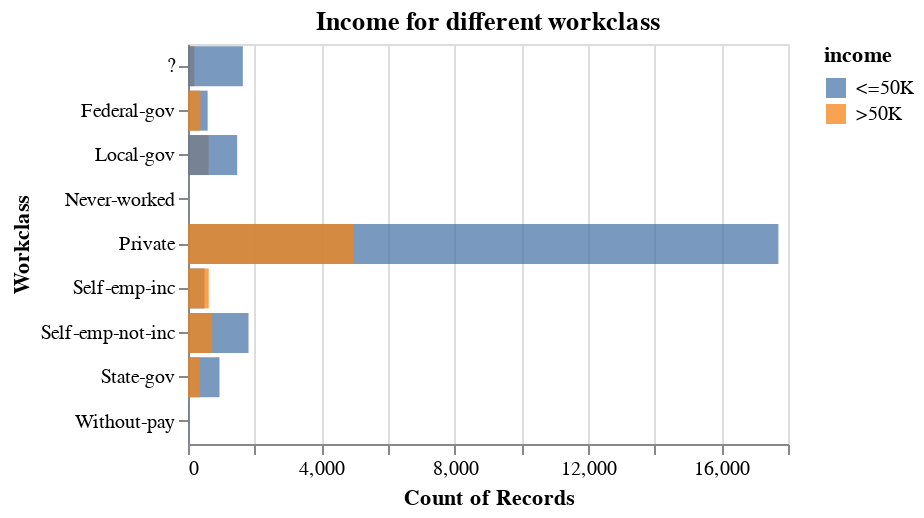

The notebook cell saved with this chart:
### Code cell
alt.Chart(data_adult, title = "Income for different workclass").mark_bar(opacity = 0.75).encode(
    alt.Y('workclass').title("Workclass"),
    alt.X('count()').stack(False),
    alt.Color('income')
).properties(
    height=200,
    width=300
)

### Figure 1 — Vega specification as saved in the notebook (floating-point values rounded to 4 significant figures)
{"$schema": "https://vega.github.io/schema/vega/v5.json", "data": [{"name": "source_0", "values": [{"__count": 945, "income": " <=50K", "workclass": " State-gov"}, {"__count": 1816, "income": " <=50K", "workclass": " Self-emp-not-inc"}, {"__count": 17712, "income": " <=50K", "workclass": " Private"}, {"__count": 724, "income": " >50K", "workclass": " Self-emp-not-inc"}, {"__count": 4961, "income": " >50K", "workclass": " Private"}, {"__count": 353, "income": " >50K", "workclass": " State-gov"}, {"__count": 589, "income": " <=50K", "workclass": " Federal-gov"}, {"__count": 617, "income": " >50K", "workclass": " Local-gov"}, {"__count": 191, "income": " >50K", "workclass": " ?"}, {"__count": 1476, "income": " <=50K", "workclass": " Local-gov"}, {"__count": 371, "income": " >50K", "workclass": " Federal-gov"}, {"__count": 494, "income": " <=50K", "workclass": " Self-emp-inc"}, {"__count": 1645, "income": " <=50K", "workclass": " ?"}, {"__count": 622, "income": " >50K", "workclass": " Self-emp-inc"}, {"__count": 14, "income": " <=50K", "workclass": " Without-pay"}, {"__count": 7, "income": " <=50K", "workclass": " Never-worked"}]}, {"name": "source_0_x_domain___count", "values": [{"min": 7, "max": 17712}]}, {"name": "source_0_y_domain_workclass", "values": [{"workclass": " State-gov"}, {"workclass": " Self-emp-not-inc"}, {"workclass": " Private"}, {"workclass": " Federal-gov"}, {"workclass": " Local-gov"}, {"workclass": " ?"}, {"workclass": " Self-emp-inc"}, {"workclass": " Without-pay"}, {"workclass": " Never-worked"}]}, {"name": "source_0_color_domain_income", "values": [{"income": " <=50K"}, {"income": " >50K"}]}], "marks": [{"type": "rect", "name": "marks", "from": {"data": "source_0"}, "encode": {"update": {"x": {"field": "__count", "scale": "x"}, "height": {"signal": "max(0.25, bandwidth('y'))"}, "x2": {"value": 0, "scale": "x"}, "y": {"field": "workclass", "scale": "y"}, "fill": {"field": "income", "scale": "color"}, "opacity": {"value": 0.75}}}, "style": ["bar"]}], "scales": [{"name": "x", "type": "linear", "domain": [{"signal": "(data(\"source_0_x_domain___count\")[0] || {}).min"}, {"signal": "(data(\"source_0_x_domain___count\")[0] || {}).max"}], "range": [0, {"signal": "width"}], "nice": true, "zero": true}, {"name": "y", "type": "band", "domain": {"data": "source_0_y_domain_workclass", "field": "workclass", "sort": true}, "range": [0, {"signal": "height"}], "paddingInner": 0.1, "paddingOuter": 0.05}, {"name": "color", "type": "ordinal", "domain": {"data": "source_0_color_domain_income", "field": "income", "sort": true}, "range": "category"}], "axes": [{"scale": "x", "aria": false, "gridScale": "y", "maxExtent": 0, "minExtent": 0, "tickCount": {"signal": "ceil(width/40)"}, "ticks": false, "zindex": 0, "grid": true, "domain": false, "orient": "bottom", "labels": false}, {"scale": "x", "title": "Count of Records", "labelOverlap": true, "orient": "bottom", "tickCount": {"signal": "ceil(width/40)"}, "zindex": 0, "grid": false, "labelFlush": true}, {"scale": "y", "grid": false, "zindex": 0, "title": "Workclass", "orient": "left"}], "title": {"text": "Income for different workclass", "frame": "group"}, "padding": 5, "background": "white", "height": 200, "style": "cell", "legends": [{"fill": "color", "symbolType": "square", "title": "income", "encode": {"symbols": {"update": {"opacity": {"value": 0.75}}}}}], "width": 300}
